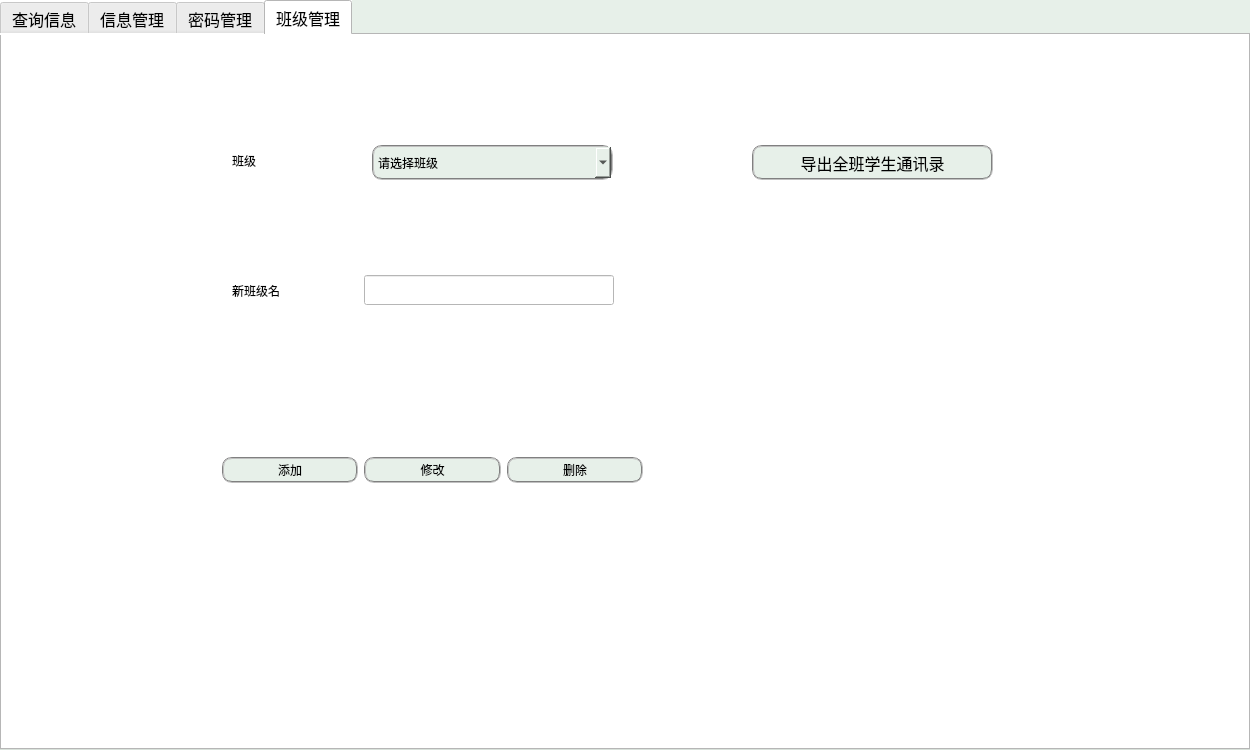
<?xml version="1.0" encoding="UTF-8"?>
<ui version="4.0">
 <class>Base</class>
 <widget class="QDialog" name="Base">
  <property name="geometry">
   <rect>
    <x>0</x>
    <y>0</y>
    <width>1250</width>
    <height>750</height>
   </rect>
  </property>
  <property name="sizePolicy">
   <sizepolicy hsizetype="Preferred" vsizetype="Preferred">
    <horstretch>0</horstretch>
    <verstretch>0</verstretch>
   </sizepolicy>
  </property>
  <property name="windowTitle">
   <string>学生管理系统</string>
  </property>
  <property name="styleSheet">
   <string notr="true">background-color: rgb(231, 240, 233);</string>
  </property>
  <widget class="QTabWidget" name="tabWidget">
   <property name="geometry">
    <rect>
     <x>0</x>
     <y>0</y>
     <width>1250</width>
     <height>750</height>
    </rect>
   </property>
   <property name="sizePolicy">
    <sizepolicy hsizetype="Fixed" vsizetype="Fixed">
     <horstretch>0</horstretch>
     <verstretch>0</verstretch>
    </sizepolicy>
   </property>
   <property name="palette">
    <palette>
     <active>
      <colorrole role="Button">
       <brush brushstyle="SolidPattern">
        <color alpha="255">
         <red>255</red>
         <green>255</green>
         <blue>255</blue>
        </color>
       </brush>
      </colorrole>
      <colorrole role="Base">
       <brush brushstyle="SolidPattern">
        <color alpha="255">
         <red>255</red>
         <green>255</green>
         <blue>255</blue>
        </color>
       </brush>
      </colorrole>
      <colorrole role="Window">
       <brush brushstyle="SolidPattern">
        <color alpha="255">
         <red>255</red>
         <green>255</green>
         <blue>255</blue>
        </color>
       </brush>
      </colorrole>
     </active>
     <inactive>
      <colorrole role="Button">
       <brush brushstyle="SolidPattern">
        <color alpha="255">
         <red>255</red>
         <green>255</green>
         <blue>255</blue>
        </color>
       </brush>
      </colorrole>
      <colorrole role="Base">
       <brush brushstyle="SolidPattern">
        <color alpha="255">
         <red>255</red>
         <green>255</green>
         <blue>255</blue>
        </color>
       </brush>
      </colorrole>
      <colorrole role="Window">
       <brush brushstyle="SolidPattern">
        <color alpha="255">
         <red>255</red>
         <green>255</green>
         <blue>255</blue>
        </color>
       </brush>
      </colorrole>
     </inactive>
     <disabled>
      <colorrole role="Button">
       <brush brushstyle="SolidPattern">
        <color alpha="255">
         <red>255</red>
         <green>255</green>
         <blue>255</blue>
        </color>
       </brush>
      </colorrole>
      <colorrole role="Base">
       <brush brushstyle="SolidPattern">
        <color alpha="255">
         <red>255</red>
         <green>255</green>
         <blue>255</blue>
        </color>
       </brush>
      </colorrole>
      <colorrole role="Window">
       <brush brushstyle="SolidPattern">
        <color alpha="255">
         <red>255</red>
         <green>255</green>
         <blue>255</blue>
        </color>
       </brush>
      </colorrole>
     </disabled>
    </palette>
   </property>
   <property name="font">
    <font>
     <family>等线</family>
     <pointsize>12</pointsize>
     <weight>50</weight>
     <italic>false</italic>
     <bold>false</bold>
    </font>
   </property>
   <property name="styleSheet">
    <string notr="true">background-color: rgb(255, 255, 255);
font: 12pt &quot;等线&quot;;</string>
   </property>
   <property name="currentIndex">
    <number>3</number>
   </property>
   <widget class="QWidget" name="tab">
    <attribute name="title">
     <string>查询信息</string>
    </attribute>
    <widget class="QComboBox" name="qBox">
     <property name="geometry">
      <rect>
       <x>830</x>
       <y>70</y>
       <width>131</width>
       <height>35</height>
      </rect>
     </property>
     <property name="palette">
      <palette>
       <active>
        <colorrole role="Button">
         <brush brushstyle="SolidPattern">
          <color alpha="255">
           <red>231</red>
           <green>240</green>
           <blue>233</blue>
          </color>
         </brush>
        </colorrole>
        <colorrole role="Base">
         <brush brushstyle="SolidPattern">
          <color alpha="255">
           <red>231</red>
           <green>240</green>
           <blue>233</blue>
          </color>
         </brush>
        </colorrole>
        <colorrole role="Window">
         <brush brushstyle="SolidPattern">
          <color alpha="255">
           <red>231</red>
           <green>240</green>
           <blue>233</blue>
          </color>
         </brush>
        </colorrole>
       </active>
       <inactive>
        <colorrole role="Button">
         <brush brushstyle="SolidPattern">
          <color alpha="255">
           <red>231</red>
           <green>240</green>
           <blue>233</blue>
          </color>
         </brush>
        </colorrole>
        <colorrole role="Base">
         <brush brushstyle="SolidPattern">
          <color alpha="255">
           <red>231</red>
           <green>240</green>
           <blue>233</blue>
          </color>
         </brush>
        </colorrole>
        <colorrole role="Window">
         <brush brushstyle="SolidPattern">
          <color alpha="255">
           <red>231</red>
           <green>240</green>
           <blue>233</blue>
          </color>
         </brush>
        </colorrole>
       </inactive>
       <disabled>
        <colorrole role="Button">
         <brush brushstyle="SolidPattern">
          <color alpha="255">
           <red>231</red>
           <green>240</green>
           <blue>233</blue>
          </color>
         </brush>
        </colorrole>
        <colorrole role="Base">
         <brush brushstyle="SolidPattern">
          <color alpha="255">
           <red>231</red>
           <green>240</green>
           <blue>233</blue>
          </color>
         </brush>
        </colorrole>
        <colorrole role="Window">
         <brush brushstyle="SolidPattern">
          <color alpha="255">
           <red>231</red>
           <green>240</green>
           <blue>233</blue>
          </color>
         </brush>
        </colorrole>
       </disabled>
      </palette>
     </property>
     <property name="font">
      <font>
       <family>等线</family>
       <pointsize>12</pointsize>
       <weight>50</weight>
       <italic>false</italic>
       <bold>false</bold>
      </font>
     </property>
     <property name="styleSheet">
      <string notr="true">border:2px groove gray;border-radius:10px;padding:2px 4px;
background-color: rgb(231, 240, 233);</string>
     </property>
     <item>
      <property name="text">
       <string>按学号</string>
      </property>
     </item>
     <item>
      <property name="text">
       <string>按姓名</string>
      </property>
     </item>
    </widget>
    <widget class="QLineEdit" name="qEdit">
     <property name="geometry">
      <rect>
       <x>750</x>
       <y>160</y>
       <width>321</width>
       <height>30</height>
      </rect>
     </property>
     <property name="styleSheet">
      <string notr="true">font: 12pt &quot;等线&quot;;</string>
     </property>
    </widget>
    <widget class="QPushButton" name="qBtn">
     <property name="geometry">
      <rect>
       <x>860</x>
       <y>220</y>
       <width>81</width>
       <height>35</height>
      </rect>
     </property>
     <property name="font">
      <font>
       <family>等线</family>
       <pointsize>12</pointsize>
       <weight>50</weight>
       <italic>false</italic>
       <bold>false</bold>
      </font>
     </property>
     <property name="styleSheet">
      <string notr="true">border:2px groove gray;border-radius:10px;padding:2px 4px;
background-color: rgb(231, 240, 233);</string>
     </property>
     <property name="text">
      <string>查询</string>
     </property>
    </widget>
    <widget class="QTableWidget" name="tableWidget1">
     <property name="geometry">
      <rect>
       <x>20</x>
       <y>20</y>
       <width>631</width>
       <height>681</height>
      </rect>
     </property>
     <property name="font">
      <font>
       <family>楷体</family>
       <pointsize>11</pointsize>
       <weight>50</weight>
       <italic>false</italic>
       <bold>false</bold>
      </font>
     </property>
     <property name="styleSheet">
      <string notr="true">font: 11pt &quot;楷体&quot;;</string>
     </property>
     <column>
      <property name="text">
       <string>     学号     </string>
      </property>
     </column>
     <column>
      <property name="text">
       <string>     姓名     </string>
      </property>
     </column>
     <column>
      <property name="text">
       <string>     性别     </string>
      </property>
     </column>
     <column>
      <property name="text">
       <string>     班级     </string>
      </property>
     </column>
     <column>
      <property name="text">
       <string>     手机     </string>
      </property>
     </column>
    </widget>
    <widget class="QLabel" name="label_9">
     <property name="geometry">
      <rect>
       <x>650</x>
       <y>320</y>
       <width>611</width>
       <height>20</height>
      </rect>
     </property>
     <property name="styleSheet">
      <string notr="true">background-color: rgb(231, 240, 233);</string>
     </property>
     <property name="text">
      <string/>
     </property>
    </widget>
    <widget class="QLabel" name="label_10">
     <property name="geometry">
      <rect>
       <x>700</x>
       <y>430</y>
       <width>81</width>
       <height>31</height>
      </rect>
     </property>
     <property name="text">
      <string>按班级</string>
     </property>
    </widget>
    <widget class="QComboBox" name="Box_class_3">
     <property name="geometry">
      <rect>
       <x>820</x>
       <y>430</y>
       <width>251</width>
       <height>35</height>
      </rect>
     </property>
     <property name="styleSheet">
      <string notr="true">border:2px groove gray;border-radius:10px;padding:2px 4px;
background-color: rgb(231, 240, 233);</string>
     </property>
    </widget>
    <widget class="QPushButton" name="qBtn_class">
     <property name="geometry">
      <rect>
       <x>870</x>
       <y>520</y>
       <width>93</width>
       <height>35</height>
      </rect>
     </property>
     <property name="styleSheet">
      <string notr="true">border:2px groove gray;border-radius:10px;padding:2px 4px;
background-color: rgb(231, 240, 233);</string>
     </property>
     <property name="text">
      <string>查询</string>
     </property>
    </widget>
   </widget>
   <widget class="QWidget" name="tab_2">
    <attribute name="title">
     <string>信息管理</string>
    </attribute>
    <widget class="QLabel" name="label">
     <property name="geometry">
      <rect>
       <x>250</x>
       <y>200</y>
       <width>70</width>
       <height>30</height>
      </rect>
     </property>
     <property name="font">
      <font>
       <family>等线</family>
       <pointsize>12</pointsize>
       <weight>50</weight>
       <italic>false</italic>
       <bold>false</bold>
      </font>
     </property>
     <property name="text">
      <string>姓名</string>
     </property>
    </widget>
    <widget class="QLabel" name="label_2">
     <property name="geometry">
      <rect>
       <x>250</x>
       <y>120</y>
       <width>70</width>
       <height>30</height>
      </rect>
     </property>
     <property name="font">
      <font>
       <family>等线</family>
       <pointsize>12</pointsize>
       <weight>50</weight>
       <italic>false</italic>
       <bold>false</bold>
      </font>
     </property>
     <property name="text">
      <string>新学号</string>
     </property>
    </widget>
    <widget class="QLabel" name="label_3">
     <property name="geometry">
      <rect>
       <x>250</x>
       <y>280</y>
       <width>70</width>
       <height>30</height>
      </rect>
     </property>
     <property name="font">
      <font>
       <family>等线</family>
       <pointsize>12</pointsize>
       <weight>50</weight>
       <italic>false</italic>
       <bold>false</bold>
      </font>
     </property>
     <property name="text">
      <string>性别</string>
     </property>
    </widget>
    <widget class="QLabel" name="label_4">
     <property name="geometry">
      <rect>
       <x>250</x>
       <y>440</y>
       <width>70</width>
       <height>30</height>
      </rect>
     </property>
     <property name="font">
      <font>
       <family>等线</family>
       <pointsize>12</pointsize>
       <weight>50</weight>
       <italic>false</italic>
       <bold>false</bold>
      </font>
     </property>
     <property name="text">
      <string>手机</string>
     </property>
    </widget>
    <widget class="QLineEdit" name="name">
     <property name="geometry">
      <rect>
       <x>440</x>
       <y>200</y>
       <width>250</width>
       <height>30</height>
      </rect>
     </property>
     <property name="styleSheet">
      <string notr="true">font: 12pt &quot;等线&quot;;
</string>
     </property>
    </widget>
    <widget class="QLineEdit" name="id">
     <property name="geometry">
      <rect>
       <x>440</x>
       <y>120</y>
       <width>250</width>
       <height>30</height>
      </rect>
     </property>
     <property name="styleSheet">
      <string notr="true">font: 12pt &quot;等线&quot;;
</string>
     </property>
    </widget>
    <widget class="QRadioButton" name="boy">
     <property name="geometry">
      <rect>
       <x>450</x>
       <y>280</y>
       <width>70</width>
       <height>30</height>
      </rect>
     </property>
     <property name="font">
      <font>
       <family>等线</family>
       <pointsize>12</pointsize>
       <weight>50</weight>
       <italic>false</italic>
       <bold>false</bold>
      </font>
     </property>
     <property name="text">
      <string>男</string>
     </property>
    </widget>
    <widget class="QRadioButton" name="girl">
     <property name="geometry">
      <rect>
       <x>610</x>
       <y>280</y>
       <width>70</width>
       <height>30</height>
      </rect>
     </property>
     <property name="font">
      <font>
       <family>等线</family>
       <pointsize>12</pointsize>
       <weight>50</weight>
       <italic>false</italic>
       <bold>false</bold>
      </font>
     </property>
     <property name="text">
      <string>女</string>
     </property>
    </widget>
    <widget class="QLineEdit" name="phone">
     <property name="geometry">
      <rect>
       <x>440</x>
       <y>440</y>
       <width>250</width>
       <height>30</height>
      </rect>
     </property>
     <property name="styleSheet">
      <string notr="true">font: 12pt &quot;等线&quot;;
</string>
     </property>
    </widget>
    <widget class="QLabel" name="label_5">
     <property name="geometry">
      <rect>
       <x>250</x>
       <y>40</y>
       <width>111</width>
       <height>30</height>
      </rect>
     </property>
     <property name="font">
      <font>
       <family>等线</family>
       <pointsize>12</pointsize>
       <weight>50</weight>
       <italic>false</italic>
       <bold>false</bold>
      </font>
     </property>
     <property name="text">
      <string>请输入学号</string>
     </property>
    </widget>
    <widget class="QLineEdit" name="rEdit">
     <property name="geometry">
      <rect>
       <x>440</x>
       <y>40</y>
       <width>250</width>
       <height>30</height>
      </rect>
     </property>
     <property name="styleSheet">
      <string notr="true">font: 12pt &quot;等线&quot;;
</string>
     </property>
    </widget>
    <widget class="QComboBox" name="Box_class">
     <property name="geometry">
      <rect>
       <x>440</x>
       <y>360</y>
       <width>251</width>
       <height>35</height>
      </rect>
     </property>
     <property name="styleSheet">
      <string notr="true">border:2px groove gray;border-radius:10px;padding:2px 4px;
background-color: rgb(231, 240, 233);</string>
     </property>
     <item>
      <property name="text">
       <string>请选择班级</string>
      </property>
     </item>
    </widget>
    <widget class="QLabel" name="label_7">
     <property name="geometry">
      <rect>
       <x>250</x>
       <y>360</y>
       <width>70</width>
       <height>30</height>
      </rect>
     </property>
     <property name="text">
      <string>班级</string>
     </property>
    </widget>
    <widget class="QWidget" name="horizontalLayoutWidget">
     <property name="geometry">
      <rect>
       <x>250</x>
       <y>510</y>
       <width>461</width>
       <height>101</height>
      </rect>
     </property>
     <layout class="QHBoxLayout" name="horizontalLayout">
      <item>
       <widget class="QPushButton" name="addBtn">
        <property name="font">
         <font>
          <family>等线</family>
          <pointsize>12</pointsize>
          <weight>50</weight>
          <italic>false</italic>
          <bold>false</bold>
         </font>
        </property>
        <property name="styleSheet">
         <string notr="true">border:2px groove gray;border-radius:10px;padding:2px 4px;
background-color: rgb(231, 240, 233);</string>
        </property>
        <property name="text">
         <string>添加</string>
        </property>
       </widget>
      </item>
      <item>
       <widget class="QPushButton" name="rBtn">
        <property name="styleSheet">
         <string notr="true">border:2px groove gray;border-radius:10px;padding:2px 4px;
background-color: rgb(231, 240, 233);</string>
        </property>
        <property name="text">
         <string>修改</string>
        </property>
       </widget>
      </item>
      <item>
       <widget class="QPushButton" name="dBtn">
        <property name="styleSheet">
         <string notr="true">border:2px groove gray;border-radius:10px;padding:2px 4px;
background-color: rgb(231, 240, 233);</string>
        </property>
        <property name="text">
         <string>删除</string>
        </property>
       </widget>
      </item>
     </layout>
    </widget>
   </widget>
   <widget class="QWidget" name="tab_5">
    <attribute name="title">
     <string>密码管理</string>
    </attribute>
    <widget class="QLabel" name="label_11">
     <property name="geometry">
      <rect>
       <x>280</x>
       <y>130</y>
       <width>111</width>
       <height>30</height>
      </rect>
     </property>
     <property name="styleSheet">
      <string notr="true"/>
     </property>
     <property name="text">
      <string>请输入账号</string>
     </property>
    </widget>
    <widget class="QLineEdit" name="Edit_account">
     <property name="geometry">
      <rect>
       <x>480</x>
       <y>130</y>
       <width>250</width>
       <height>30</height>
      </rect>
     </property>
     <property name="styleSheet">
      <string notr="true">font: 12pt &quot;等线&quot;;
</string>
     </property>
    </widget>
    <widget class="QPushButton" name="qpasswordBtn">
     <property name="geometry">
      <rect>
       <x>840</x>
       <y>130</y>
       <width>91</width>
       <height>35</height>
      </rect>
     </property>
     <property name="styleSheet">
      <string notr="true">border:2px groove gray;border-radius:10px;padding:2px 4px;
background-color: rgb(231, 240, 233);</string>
     </property>
     <property name="text">
      <string>查询</string>
     </property>
    </widget>
    <widget class="QLabel" name="label_12">
     <property name="geometry">
      <rect>
       <x>280</x>
       <y>420</y>
       <width>72</width>
       <height>31</height>
      </rect>
     </property>
     <property name="text">
      <string>新密码</string>
     </property>
    </widget>
    <widget class="QLineEdit" name="Edit_new">
     <property name="geometry">
      <rect>
       <x>480</x>
       <y>420</y>
       <width>250</width>
       <height>30</height>
      </rect>
     </property>
     <property name="styleSheet">
      <string notr="true">font: 12pt &quot;等线&quot;;
</string>
     </property>
    </widget>
    <widget class="QPushButton" name="rpass_ok_btn">
     <property name="geometry">
      <rect>
       <x>840</x>
       <y>420</y>
       <width>111</width>
       <height>35</height>
      </rect>
     </property>
     <property name="styleSheet">
      <string notr="true">border:2px groove gray;border-radius:10px;padding:2px 4px;
background-color: rgb(231, 240, 233);</string>
     </property>
     <property name="text">
      <string>确认修改</string>
     </property>
    </widget>
    <widget class="QRadioButton" name="radioButton_stu">
     <property name="geometry">
      <rect>
       <x>330</x>
       <y>220</y>
       <width>115</width>
       <height>31</height>
      </rect>
     </property>
     <property name="text">
      <string>学生</string>
     </property>
    </widget>
    <widget class="QRadioButton" name="radioButton_tea">
     <property name="geometry">
      <rect>
       <x>520</x>
       <y>220</y>
       <width>115</width>
       <height>31</height>
      </rect>
     </property>
     <property name="text">
      <string>老师</string>
     </property>
    </widget>
    <widget class="QLabel" name="label_13">
     <property name="geometry">
      <rect>
       <x>280</x>
       <y>310</y>
       <width>72</width>
       <height>31</height>
      </rect>
     </property>
     <property name="text">
      <string>密码</string>
     </property>
    </widget>
    <widget class="QLabel" name="label_old">
     <property name="geometry">
      <rect>
       <x>480</x>
       <y>310</y>
       <width>250</width>
       <height>30</height>
      </rect>
     </property>
     <property name="text">
      <string>_____</string>
     </property>
    </widget>
    <widget class="QRadioButton" name="radioButton_m">
     <property name="geometry">
      <rect>
       <x>700</x>
       <y>220</y>
       <width>115</width>
       <height>31</height>
      </rect>
     </property>
     <property name="text">
      <string>管理员</string>
     </property>
    </widget>
   </widget>
   <widget class="QWidget" name="tab_3">
    <attribute name="title">
     <string>班级管理</string>
    </attribute>
    <widget class="QLineEdit" name="lineEdit_class">
     <property name="geometry">
      <rect>
       <x>362</x>
       <y>240</y>
       <width>250</width>
       <height>30</height>
      </rect>
     </property>
     <property name="styleSheet">
      <string notr="true">font: 12pt &quot;等线&quot;;
</string>
     </property>
    </widget>
    <widget class="QLabel" name="label_6">
     <property name="geometry">
      <rect>
       <x>230</x>
       <y>230</y>
       <width>111</width>
       <height>51</height>
      </rect>
     </property>
     <property name="text">
      <string>新班级名</string>
     </property>
    </widget>
    <widget class="QComboBox" name="Box_class_2">
     <property name="geometry">
      <rect>
       <x>370</x>
       <y>110</y>
       <width>241</width>
       <height>35</height>
      </rect>
     </property>
     <property name="styleSheet">
      <string notr="true">border:2px groove gray;border-radius:10px;padding:2px 4px;
background-color: rgb(231, 240, 233);</string>
     </property>
     <item>
      <property name="text">
       <string>请选择班级</string>
      </property>
     </item>
    </widget>
    <widget class="QPushButton" name="phoneBtn">
     <property name="geometry">
      <rect>
       <x>750</x>
       <y>110</y>
       <width>241</width>
       <height>35</height>
      </rect>
     </property>
     <property name="font">
      <font>
       <family>等线</family>
       <pointsize>12</pointsize>
       <weight>50</weight>
       <italic>false</italic>
       <bold>false</bold>
      </font>
     </property>
     <property name="styleSheet">
      <string notr="true">border:2px groove gray;border-radius:10px;padding:2px 4px;
background-color: rgb(231, 240, 233);</string>
     </property>
     <property name="text">
      <string>导出全班学生通讯录</string>
     </property>
    </widget>
    <widget class="QLabel" name="label_8">
     <property name="geometry">
      <rect>
       <x>230</x>
       <y>110</y>
       <width>72</width>
       <height>31</height>
      </rect>
     </property>
     <property name="text">
      <string>班级</string>
     </property>
    </widget>
    <widget class="QWidget" name="horizontalLayoutWidget_2">
     <property name="geometry">
      <rect>
       <x>220</x>
       <y>390</y>
       <width>421</width>
       <height>91</height>
      </rect>
     </property>
     <layout class="QHBoxLayout" name="horizontalLayout_2">
      <item>
       <widget class="QPushButton" name="add_class_Btn">
        <property name="styleSheet">
         <string notr="true">border:2px groove gray;border-radius:10px;padding:2px 4px;
background-color: rgb(231, 240, 233);</string>
        </property>
        <property name="text">
         <string>添加</string>
        </property>
       </widget>
      </item>
      <item>
       <widget class="QPushButton" name="revise_class_Btn">
        <property name="styleSheet">
         <string notr="true">border:2px groove gray;border-radius:10px;padding:2px 4px;
background-color: rgb(231, 240, 233);</string>
        </property>
        <property name="text">
         <string>修改</string>
        </property>
       </widget>
      </item>
      <item>
       <widget class="QPushButton" name="Del_class_Btn">
        <property name="styleSheet">
         <string notr="true">border:2px groove gray;border-radius:10px;padding:2px 4px;
background-color: rgb(231, 240, 233);</string>
        </property>
        <property name="text">
         <string>删除</string>
        </property>
       </widget>
      </item>
     </layout>
    </widget>
   </widget>
  </widget>
 </widget>
 <resources/>
 <connections/>
</ui>
